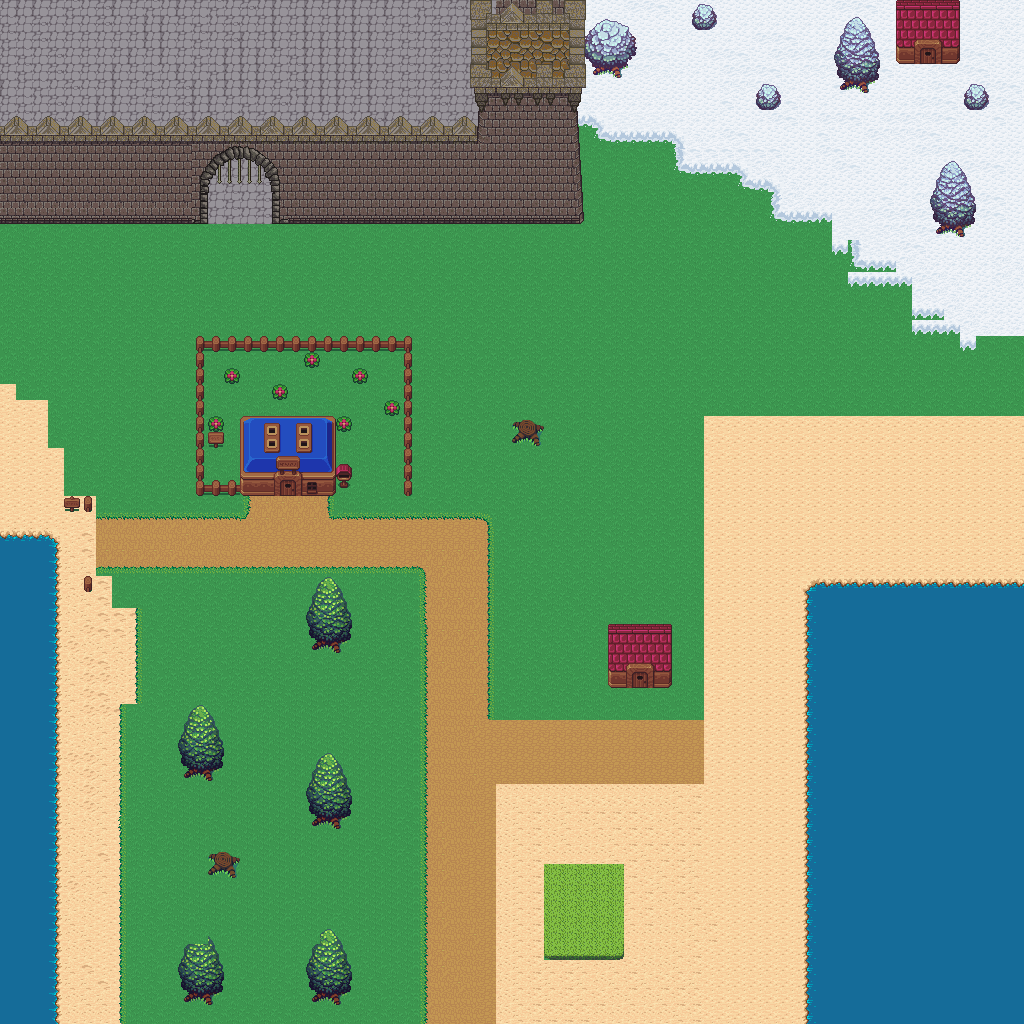

A level layout from a 2D game, rendered from its tile map. Below: a short description, then the map file with tile-grid data replaced by summaries:
An orthogonal 64x64 tile map with 16x16 px tiles, 7 tile layers (erva, areia, Camada de Blocos 3, Camada de Blocos 4, ...), 5 tilesets and 1 object.

<map version="1.10" tiledversion="1.12.1" orientation="orthogonal" renderorder="right-down" width="64" height="64" tilewidth="16" tileheight="16" infinite="0" nextlayerid="10" nextobjectid="3">
 <tileset firstgid="1" source="imagens/tileset_basic_terrain.tsx" />
 <tileset firstgid="529" source="imagens/tileset_other.tsx" />
 <tileset firstgid="1265" source="imagens/tileset_water.tsx" />
 <tileset firstgid="2180" source="imagens/tiles.tsx" />
 <tileset firstgid="2530" source="imagens/Tilescastelo.tsx" />
 <layer id="1" name="erva" width="64" height="64">
  <data>[4096 cells, 4096 non-empty, 10 distinct tile ids]</data>
 </layer>
 <layer id="2" name="areia" width="64" height="64">
  <data>[4096 cells, 983 non-empty, 47 distinct tile ids]</data>
 </layer>
 <layer id="3" name="Camada de Blocos 3" width="64" height="64">
  <data>[4096 cells, 698 non-empty, 118 distinct tile ids]</data>
 </layer>
 <layer id="4" name="Camada de Blocos 4" width="64" height="64">
  <data>[4096 cells, 462 non-empty, 21 distinct tile ids]</data>
 </layer>
 <layer id="6" name="Camada de Blocos 5" width="64" height="64">
  <data>[4096 cells, 42 non-empty, 13 distinct tile ids]</data>
 </layer>
 <layer id="7" name="Camada de Blocos 6" width="64" height="64">
  <data>[4096 cells, 343 non-empty, 28 distinct tile ids]</data>
 </layer>
 <layer id="8" name="Camada de Blocos 7" width="64" height="64">
  <data>[4096 cells, 1194 non-empty, 186 distinct tile ids]</data>
 </layer>
 <objectgroup id="5" name="colisoes">
  <object id="1" x="241" y="417.333" width="94.6667" height="78.6667" />
 </objectgroup>
</map>
